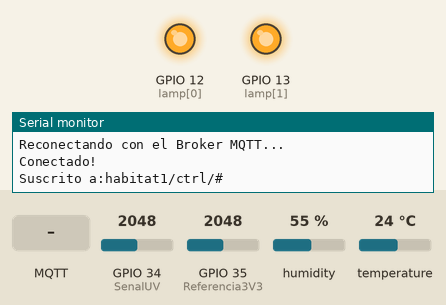
Simulated run of this sketch. Board: ESP32. Shown: output pins drawn as LEDs (lit = HIGH), the last lines printed to the serial monitor. Inputs (shaded band) come from the test bench; at power-on: GPIO 34 (SenalUV) = 2048, GPIO 35 (Referencia3V3) = 2048, humidity 55 %, temperature 24 °C. WiFi joins after 1.5 s; servers stay silent unless stated; the local clock reads 2024-03-15 10:24:30 at power-on unless the sketch sets it; random numbers use the default seed unless the sketch sets one; no MQTT or app messages arrive unless stated.

Above: at 2.7 s.
2.8 s: MQTT message "actualizar" arrives on the first subscribed topic
4.3 s: MQTT message "lamp1" arrives on the first subscribed topic
5.8 s: MQTT message "atomizar" arrives on the first subscribed topic
At 31.2 s:
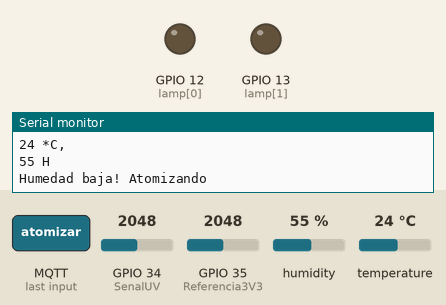
Timing chart, 0 to 31.5 s (numbered marks = the images above; inputs shaded):
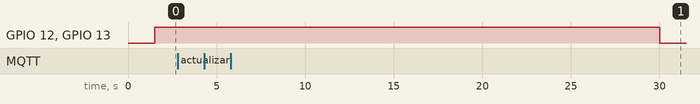

The sketch:

habitatMQTT.ino
```cpp
/*
   Adaptado de:
   https://www.survivingwithandroid.com/esp32-mqtt-client-publish-and-subscribe/
*/
#include <Arduino.h>
#include <WiFi.h>
const char *SSID = "****";
const char *CNTRSENA = "****";

void conectarAlWiFi() {
  Serial.print("Conectando a ");

  WiFi.begin(SSID, CNTRSENA);
  Serial.println(SSID);
  while (WiFi.status() != WL_CONNECTED) {
    Serial.print(".");
    delay(300);
  }
  Serial.print("Conectado!");
}

#include <PubSubClient.h>
WiFiClient clienteWiFi;
PubSubClient clienteMQTT(clienteWiFi);
const char *servidorMQTT = "broker.hivemq.com";
int puertoMQTT = 1883;

void configuraMQTT() {
  clienteMQTT.setServer(servidorMQTT, puertoMQTT);
  // establece cual es la función callback que procesa los mensajes MQTT entrantes
  clienteMQTT.setCallback(acciones);
}

String idDeHabitat  = "habitat1";

#include <SimpleDHT.h> // Biblioteca para el sensor DHT11

/*
   Conexión del DHT11 con el ESP32 DEVKITV1
   DHT11     ESP32 DEVKITV1
    VCC  <--  3V3
    GND  <--  GND
  (S) DATA -->  GPIO04 (D4)
*/
int pinDHT11 = 4; // GPIO04 (D4)
SimpleDHT11 dht11(pinDHT11); // Objeto que representa al sensor dht11

/*
    Conexión del breakout GYML8511 con el ESP32 DEVKITV1
  GYML8511   ESP32 DEVKITV1
   VIN  <--  3V3
   3V3  -->  ADC1_7 (D35)
   GND  <--  GND
   OUT  -->  ADC1_6 (D34)
   EN   <--  3V3
***/
int SenalUV = 34;
int Referencia3V3 = 35;

/* 2022.01.23
   Conexión del SSR con el ESP32 DEVKITV1

  SSR    ESP32 DEVKITV1
  (VCC)DC+  <--  3V3
  (GND)DC-  <--  GND
       CH1  <--  GPIO12 (D12)
       CH2  <--  GPIO13 (D13)

       Aplcando un nivel LOW (0) en el canal enciende la lampara (lógica invertida)
*/
int lamp[] = {12, 13};
int edoLamp[] = {HIGH, HIGH};

// Para la obtención de la hora por medio de NTP se utilizo la informacion de:
// https://RandomNerdTutorials.com/esp32-ntp-timezones-daylight-saving/
// Get the POSIX style TZ format string from  https://github.com/nayarsystems/posix_tz_db/blob/master/zones.csv
#include "time.h"

void setTimezone(String timezone){
  Serial.printf("  Setting Timezone to %s\n",timezone.c_str());
  setenv("TZ",timezone.c_str(),1);  //  Now adjust the TZ.  Clock settings are adjusted to show the new local time
  tzset();
}

void initTime(String timezone){
  struct tm timeinfo;

  Serial.println("Setting up time");
  configTime(0, 0, "pool.ntp.org");    // First connect to NTP server, with 0 TZ offset
  if(!getLocalTime(&timeinfo)){
    Serial.println("  Failed to obtain time");
    return;
  }
  Serial.println("  Got the time from NTP");
  // Now we can set the real timezone
  setTimezone(timezone);
}

void printLocalTime(){
  struct tm timeinfo;
  if(!getLocalTime(&timeinfo)){
    Serial.println("Failed to obtain time 1");
    return;
  }
  //Serial.println(&timeinfo, "%A, %B %d %Y %H:%M:%S zone %Z %z ");
  Serial.println(&timeinfo, "%A, %B %d %Y %H:%M:%S");
}

void setTime(int yr, int month, int mday, int hr, int minute, int sec, int isDst){
  struct tm tm;

  tm.tm_year = yr - 1900;   // Set date
  tm.tm_mon = month-1;
  tm.tm_mday = mday;
  tm.tm_hour = hr;      // Set time
  tm.tm_min = minute;
  tm.tm_sec = sec;
  tm.tm_isdst = isDst;  // 1 or 0
  time_t t = mktime(&tm);
  Serial.printf("Setting time: %s", asctime(&tm));
  struct timeval now = { .tv_sec = t };
  settimeofday(&now, NULL);
}

void setup() {
  Serial.begin(115200);
  conectarAlWiFi();
  configuraMQTT();

  pinMode(SenalUV, INPUT);
  pinMode(Referencia3V3, INPUT);

  for (int i = 0; i < 2; i++) {
    pinMode(lamp[i], OUTPUT);
    digitalWrite(lamp[i], edoLamp[i]);
  }

  initTime("CST6CDT,M4.1.0,M10.5.0");   // Set for America/Mexico_City
  printLocalTime();
}


char charBuffer[100];

unsigned long previoMilis = 0; // Cantidad de ms transcurridos cuando se hizo la ultima lectura
long intervaloEntreLecturas = 30000; // Intervalo de tiempo (ms) entre lecturas de los sensores

void loop() {
  if (!clienteMQTT.connected()) conectaConElBrokerMQTT();

  clienteMQTT.loop();

  unsigned long actualMilis = millis();
  if (actualMilis - previoMilis >= intervaloEntreLecturas) {
    printLocalTime();
    actualizarLecturas();
    previoMilis = actualMilis;
  }
}

byte temperaturaMax = 35, temperaturaMin = 26;
byte humedadMax= 90, humedadMin = 70;

void actualizarLecturas() {
  byte temperatura = 0, humedad = 0;
  int voltajeUV, voltaje3V3;
  float uvNormalizado;
  float intensidadUV;

  voltajeUV = promedioLecturaADC(SenalUV);
  voltaje3V3 = promedioLecturaADC(Referencia3V3);
  uvNormalizado = 3.3 / voltaje3V3 * voltajeUV;
  intensidadUV = mapeoFloat(uvNormalizado, 0.99, 2.8, 0.0, 15.0);
  //Serial.print("Intensidad: ");
  Serial.print(intensidadUV);
  Serial.println(" (mW/cm^2)");
  // publicar UV
  dtostrf(intensidadUV, 4, 2, charBuffer);
  clienteMQTT.publish("habitat1/UV", charBuffer);

  if (dht11.read(&temperatura, &humedad, NULL) == SimpleDHTErrSuccess) {
    Serial.print((int)temperatura); Serial.println(" *C, ");
    Serial.print((int)humedad); Serial.println(" H");
    // publicar temperatura y humedad
    clienteMQTT.publish("habitat1/humedad", &humedad, 1);
    clienteMQTT.publish("habitat1/temperatura", &temperatura, 1);
    // Si la temperadtura baja del minimo establecido encender las lamparas
    if(temperatura < temperaturaMin) {
      digitalWrite(lamp[0], edoLamp[0] = LOW);
      digitalWrite(lamp[1], edoLamp[1] = LOW);
    }
    // o si la temperatura rebasa un maximo y las lamparas estan encendidas , apagarlas
    if(temperatura > temperaturaMax) {
      digitalWrite(lamp[0], edoLamp[0] = HIGH);
      digitalWrite(lamp[1], edoLamp[1] = HIGH);
    }
    // Si la humedad baja del minimo establecido hacer una atomización
    if(humedad < humedadMin) {
      // atomizar
      Serial.println("Humedad baja! Atomizando");
    }
  } else {
    Serial.print("Read DHT11 failed!"); delay(1000);
    return;
  }
}

String topicosDeControl = idDeHabitat + "/ctrl/#";
String idClienteBase = "marchante -";

void conectaConElBrokerMQTT() {
  const char *tdc = topicosDeControl.c_str();
  Serial.println("Conectando con el Broker MQTT...");
  while (!clienteMQTT.connected()) {
    String idClienteDelBroker = idClienteBase;
    Serial.println("Reconectando con el Broker MQTT...");
    // Genera un nuevo identificador para identificarse como cliente del Broker
    idClienteDelBroker += String(random(0xffff), HEX);
    // connect espera como parametro un tipo char[],
    // c_str() returns a pointer to an array that contains a null-terminated
    // sequence of characters representing the current value of the String object.
    if (clienteMQTT.connect(idClienteDelBroker.c_str())) {
      Serial.println("Conectado!");
      // subscribirse a todos los topicos de control
      //clienteMQTT.subscribe(topicosDeControl.c_str());
      clienteMQTT.subscribe(tdc);
      Serial.print("Suscrito a:");
      Serial.println(tdc);
    }
  }
}

int promedioLecturaADC(int terminal) {
  byte numeroLecturas = 8;
  unsigned int acumulado = 0;
  for (int i = 0; i < numeroLecturas; i++)
    acumulado += analogRead(terminal);
  return (acumulado / numeroLecturas);
}

float mapeoFloat(float entrada, float in_min, float in_max, float out_min, float out_max) {
  return (entrada - in_min) * (out_max - out_min) / (in_max - in_min) + out_min;
}

void acciones(char* topico, byte* mensaje, unsigned int grandor) {
  int posIni = topicosDeControl.length() - 1;
  String sTopico = String(topico);
  Serial.print("Callback - ");
  Serial.print(sTopico + " Mensaje:");
  for (int i = 0; i < grandor; i++) {
    Serial.print((char)mensaje[i]);
  }
  Serial.print("\n");
  if (sTopico.startsWith("actualizar", posIni)) {
    Serial.println("Actualizando lecturas");
    actualizarLecturas();
  }
  else if (sTopico.startsWith("lamp1", posIni)) {
    Serial.println("Acualizando lamp1");
    if (mensaje[0] == '0') digitalWrite(lamp[0], edoLamp[0] = HIGH);
    else if (mensaje[0] == '1') digitalWrite(lamp[0], edoLamp[0] = LOW);
  }
  else if (sTopico.startsWith("lamp2", posIni)) {
    Serial.println("Actualizando lamp2");
    if (mensaje[0] == '0') digitalWrite(lamp[1], edoLamp[1] = HIGH);
    else if (mensaje[0] == '1') digitalWrite(lamp[1], edoLamp[1] = LOW);
  }
  else if (sTopico.startsWith("atomizar", posIni)) {
    Serial.println("Atomizando");
  }
  else if (sTopico.startsWith("humedadMin", posIni)) {
    mensaje[grandor]=0;
    humedadMin = atoi((const char *)mensaje);
    Serial.println(String("Estableciendo minimo de humedad: ") + humedadMin);
  }
  else if (sTopico.startsWith("tempMin", posIni)) {
    mensaje[grandor]=0;
    temperaturaMin = atoi((const char *)mensaje);
    Serial.println(String("Estableciendo la temperatura minima: ") + temperaturaMin);
    // Si el nuevo minimo es menor que la temperatura actual, apagar las lamparas
  }
  else if (sTopico.startsWith("tempMax", posIni)) {
    mensaje[grandor]=0;
    temperaturaMax = atoi((const char *)mensaje);
    Serial.println(String("Estableciendo la temperatura maxima: ") + temperaturaMax);
  }
  else if (sTopico.startsWith("intervalo", posIni)) {
    mensaje[grandor]=0;
    intervaloEntreLecturas = atoi((const char *)mensaje)*1000;
    Serial.println(String("Estableciendo intervalo entre actualizaciones de lecturas: ") + intervaloEntreLecturas);
    //intervaloEntreLecturas = atoi((const char *)mensaje)*1000;

  }
  else if (sTopico.startsWith("mensaje", posIni)) {
    Serial.println("Recibiendo mensaje");
  }
}
```
